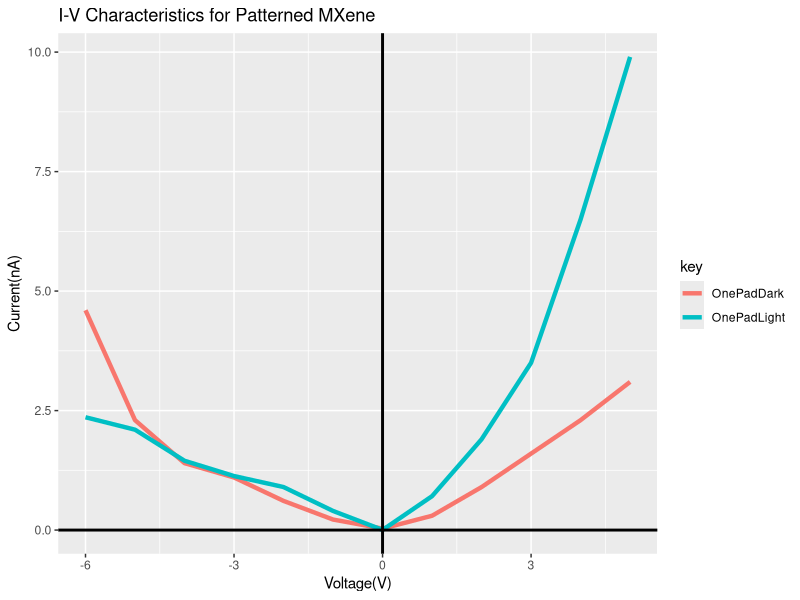
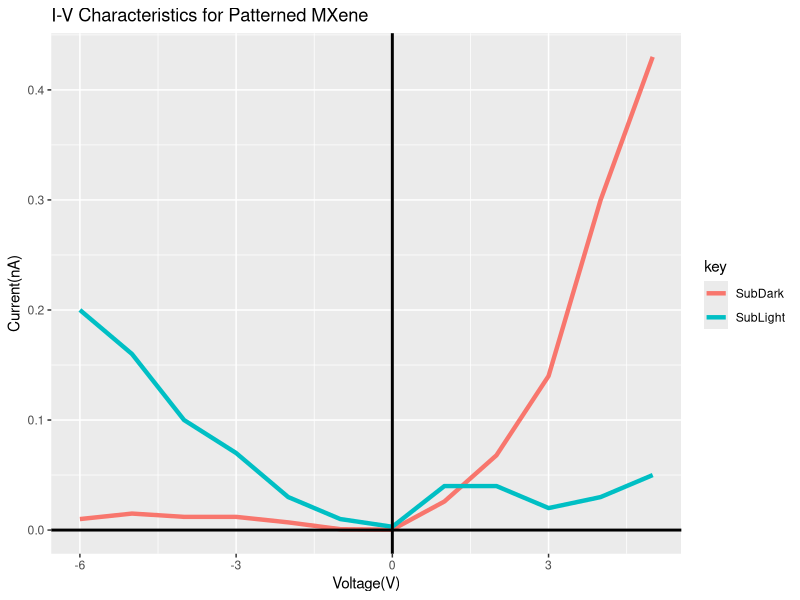
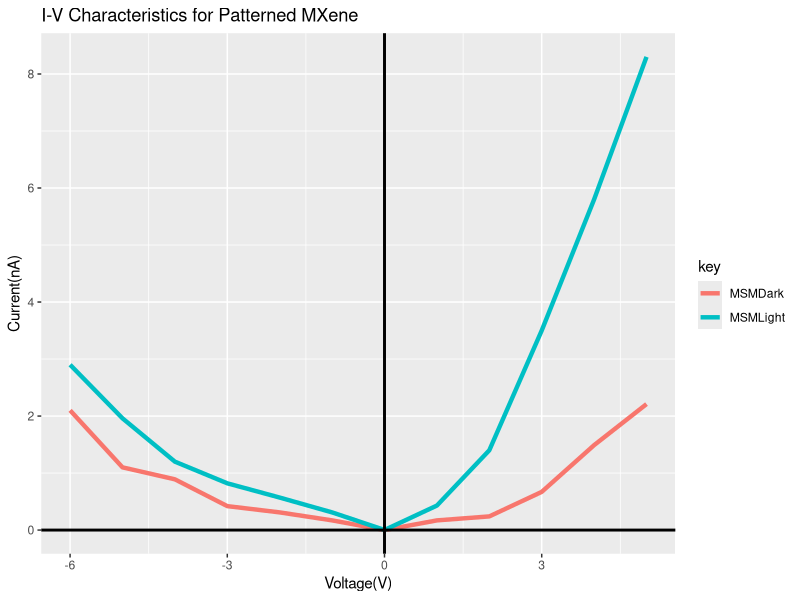
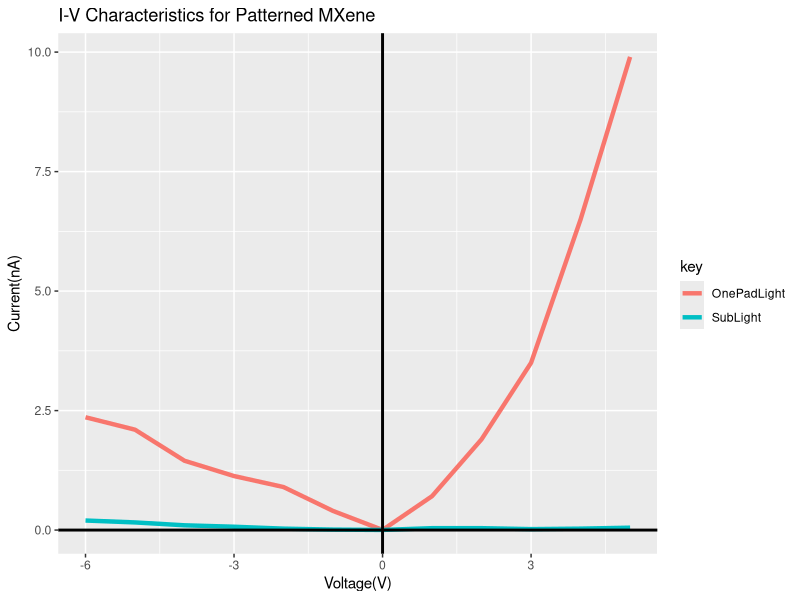

Here is the R script that generated these plots, in order:
#set the working directory
setwd("C:/Users/km3436/Desktop/R/MXene")
rm(list=ls())
#####################################################################################
#libraries in use:
library(readr)
library(dplyr)
library(tidyr)
library(ggplot2)
library(stringr)
#####################################################################################
#data:
Voltage <- c(-6, -5, -4, -3, -2, -1, 0, 1, 2, 3, 4, 5)

OnePadLight <- c(2.36, 2.1, 1.45, 1.13, 0.9, 0.4, -0.003, -0.71, -1.9, -3.5, -6.5, -9.9)
OnePadDark <- c(4.6, 2.3, 1.4, 1.1, 0.61, 0.22, -0.031, -0.3, -0.9, -1.6, -2.3, -3.1)

SubLight <- c(0.2, 0.16, 0.1, 0.07, 0.03, 0.01, -0.003, -0.04, -0.04, -0.02, -0.03, -0.05)
SubDark <- c(0.01, 0.015, 0.012, 0.012, 0.007, 0.0008, 0.0004, -0.026, -0.068, -0.14, -0.3, -0.43)

MSMLight <- c(2.9, 1.96, 1.2, 0.82, 0.57, 0.31, -0.002, -0.43, -1.4, -3.5, -5.8, -8.3)
MSMDark <- c(2.1, 1.1, 0.89, 0.42, 0.31, 0.17, -0.0002, -0.17, -0.24, -0.67, -1.49, -2.21)
#####################################################################################
my.data <- data.frame(Voltage, OnePadLight, OnePadDark, SubLight, SubDark, MSMLight, MSMDark)
head(my.data)
data1 <- my.data %>%
  gather(key,Current_nA, OnePadLight, OnePadDark) %>%
  ggplot(aes(x=Voltage, y=abs(Current_nA), colour=key)) +
  scale_y_continuous(name = "Current(nA)") +
  scale_x_continuous(name = "Voltage(V)") +
  ggtitle("I-V Characteristics for Patterned MXene") +
  geom_line(size = 1.5) +
  geom_vline(xintercept = 0, color = "black", size=1) +
  geom_hline(yintercept = 0, color = "black", size=1)
data1
data2 <- my.data %>%
  gather(key,Current_nA, SubLight, SubDark) %>%
  ggplot(aes(x=Voltage, y=abs(Current_nA), colour=key)) +
  scale_y_continuous(name = "Current(nA)") +
  scale_x_continuous(name = "Voltage(V)") +
  ggtitle("I-V Characteristics for Patterned MXene") +
  geom_line(size = 1.5) +
  geom_vline(xintercept = 0, color = "black", size=1) +
  geom_hline(yintercept = 0, color = "black", size=1)
data2
data3 <- my.data %>%
  gather(key,Current_nA, MSMLight, MSMDark) %>%
  ggplot(aes(x=Voltage, y=abs(Current_nA), colour=key)) +
  scale_y_continuous(name = "Current(nA)") +
  scale_x_continuous(name = "Voltage(V)") +
  ggtitle("I-V Characteristics for Patterned MXene") +
  geom_line(size = 1.5) +
  geom_vline(xintercept = 0, color = "black", size=1) +
  geom_hline(yintercept = 0, color = "black", size=1)
data3


data4 <- my.data %>%
  gather(key,Current_nA, SubLight, OnePadLight) %>%
  ggplot(aes(x=Voltage, y=abs(Current_nA), colour=key)) +
  scale_y_continuous(name = "Current(nA)") +
  scale_x_continuous(name = "Voltage(V)") +
  ggtitle("I-V Characteristics for Patterned MXene") +
  geom_line(size = 1.5) +
  geom_vline(xintercept = 0, color = "black", size=1) +
  geom_hline(yintercept = 0, color = "black", size=1)
data4

